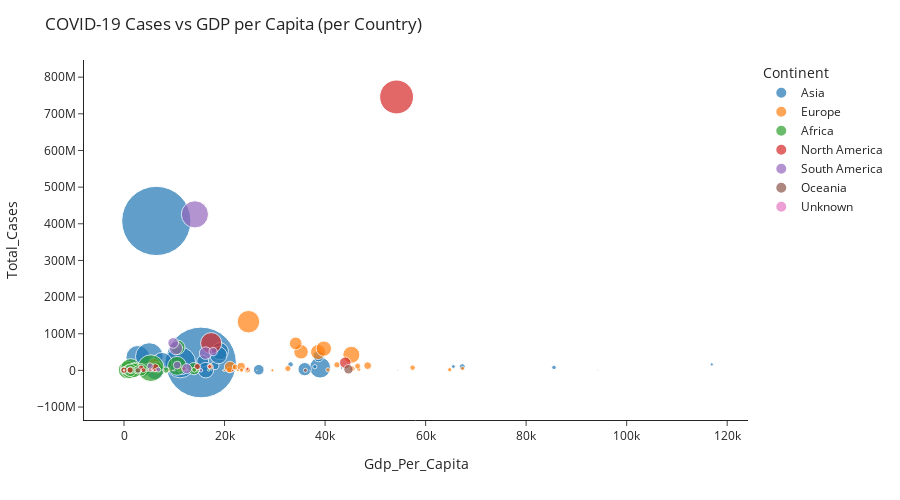

The cell this chart's notebook holds for it:
### Markdown cell above
## Create Scatterplots

### Code cell
fig = px.scatter(df_cov_cont, x="Gdp_Per_Capita", y="Total_Cases", size="Population", hover_name="Country", color='Continent', template='simple_white', size_max=50)
fig.update_layout(
    height=500,
    title_text="COVID-19 Cases vs GDP per Capita (per Country)"
)
fig.show()

### Figure 1 — Plotly figure (JSON) as saved in the notebook; plotly's stock layout.template omitted (floating-point values rounded to 4 significant figures)
{"data": [{"hovertemplate": "<b>%{hovertext}</b><br><br>Continent=Asia<br>Gdp_Per_Capita=%{x}<br>Total_Cases=%{y}<br>Population=%{marker.size}<extra></extra>", "hovertext": ["Afghanistan", "Armenia", "Azerbaijan", "Bahrain", "Bangladesh", "Bhutan", "Brunei", "Cambodia", "China", "Cyprus", "Georgia", "Hong Kong", "India", "Indonesia", "Iran", "Iraq", "Israel", "Japan", "Jordan", "Kazakhstan", "Kuwait", "Kyrgyzstan", "Laos", "Lebanon", "Malaysia", "Maldives", "Mongolia", "Myanmar", "Nepal", "Oman", "Pakistan", "Palestine", "Philippines", "Qatar", "Saudi Arabia", "Singapore", "South Korea", "Sri Lanka", "Syria", "Taiwan", "Tajikistan", "Thailand", "Turkey", "United Arab Emirates", "Uzbekistan", "Vietnam", "Yemen"], "legendgroup": "Asia", "marker": {"color": "#1F77B4", "size": [38928341, 2963234, 10139175, 1701583, 164689383, 771612, 437483, 16718971, 1439323774, 875899, 3989175, 7496988, 1380004385, 273523621, 83992953, 40222503, 8655541, 126476458, 10203140, 18776707, 4270563, 6524191, 7275556, 6825442, 32365998, 540542, 3278292, 54409794, 29136808, 5106622, 220892331, 5101416, 109581085, 2881060, 34813867, 5850343, 51269183, 21413250, 17500657, 23816775, 9537642, 69799978, 84339067, 9890400, 33469199, 97338583, 29825968], "sizemode": "area", "sizeref": 575700.0, "symbol": "circle"}, "mode": "markers", "name": "Asia", "orientation": "v", "showlegend": true, "type": "scatter", "x": [1804.0, 8788.0, 15850.0, 43290.0, 2769.0, 6606.0, 54470.0, 3645.0, 15310.0, 24480.0, 9745.0, 9724.0, 6427.0, 11190.0, 19080.0, 15660.0, 33130.0, 39000.0, 6437.0, 18080.0, 65530.0, 2482.0, 4548.0, 13370.0, 26810.0, 11570.0, 8860.0, 4032.0, 2443.0, 37960.0, 5035.0, 3436.0, 7599.0, 116900.0, 38700.0, 85540.0, 35940.0, 11670.0, 0, 0, 1695.0, 16280.0, 18800.0, 67290.0, 4637.0, 6172.0, 971], "xaxis": "x", "y": [5126433, 5474629, 4236782, 6549995, 35266178, 22847, 30140, 39539, 21632319, 236673, 431689, 0, 407771615, 21570149, 52421884, 25280332, 16202474, 7659484, 716514, 13194863, 10622205, 4287847, 4039, 2220699, 1774181, 844040, 42465, 644209, 5243653, 10060093, 37738077, 3249458, 22409936, 16351440, 38585191, 8191161, 3333075, 446643, 267902, 97074, 1117391, 655703, 41431948, 10247326, 4421215, 122618, 228925], "yaxis": "y"}, {"hovertemplate": "<b>%{hovertext}</b><br><br>Continent=Europe<br>Gdp_Per_Capita=%{x}<br>Total_Cases=%{y}<br>Population=%{marker.size}<extra></extra>", "hovertext": ["Albania", "Andorra", "Austria", "Belarus", "Belgium", "Bosnia and Herzegovina", "Bulgaria", "Croatia", "Czech Republic", "Denmark", "Estonia", "Faeroe Islands", "Finland", "France", "Germany", "Gibraltar", "Greece", "Guernsey", "Hungary", "Iceland", "Ireland", "Isle of Man", "Italy", "Jersey", "Latvia", "Liechtenstein", "Lithuania", "Luxembourg", "Macedonia", "Malta", "Moldova", "Monaco", "Montenegro", "Netherlands", "Norway", "Poland", "Portugal", "Romania", "Russia", "San Marino", "Serbia", "Slovakia", "Slovenia", "Spain", "Sweden", "Switzerland", "Ukraine", "United Kingdom"], "legendgroup": "Europe", "marker": {"color": "#FF7F0E", "size": [2877800, 77265, 9006400, 9449321, 11589616, 3280815, 6948445, 4105268, 10708982, 5792203, 1326539, 48865, 5540718, 65273512, 83783945, 33691, 10423056, 67052, 9660350, 341250, 4937796, 85032, 60461828, 101073, 1886202, 38137, 2722291, 625976, 2083380, 441539, 4033963, 39244, 628062, 17134873, 5421242, 37846605, 10196707, 19237682, 145934460, 33938, 6804596, 5459643, 2078932, 46754783, 10099270, 8654618, 43733759, 67886004], "sizemode": "area", "sizeref": 575700.0, "symbol": "circle"}, "mode": "markers", "name": "Europe", "orientation": "v", "showlegend": true, "type": "scatter", "x": [9033.0, 0, 45440.0, 17170.0, 42370.0, 8885.0, 14140.0, 22670.0, 32610.0, 46680.0, 29480.0, 0, 40590.0, 38610.0, 45230.0, 0, 24570.0, 0, 20950.0, 46480.0, 67340.0, 0, 35220.0, 0, 19950.0, 0, 29520.0, 94280.0, 13110.0, 31920.0, 3954.0, 0, 12060.0, 48470.0, 64800.0, 21110.0, 22140.0, 23310.0, 24770.0, 56860.0, 11330.0, 23390.0, 24350.0, 34160.0, 46470.0, 57410.0, 6042.0, 39750.0], "xaxis": "x", "y": [1071951, 223576, 4909197, 10595186, 15192468, 2200057, 1890380, 1314031, 5213980, 3030088, 445402, 56893, 1458484, 50084335, 42447678, 45340, 1421470, 49814, 1708798, 421210, 5239798, 64935, 50752853, 66777, 255964, 19885, 488057, 1146724, 1724220, 251261, 4632482, 21511, 675912, 13026629, 1985889, 9239657, 9266263, 10672859, 132888951, 134994, 3984174, 798665, 547075, 73717676, 11910109, 7552067, 15805665, 59475032], "yaxis": "y"}, {"hovertemplate": "<b>%{hovertext}</b><br><br>Continent=Africa<br>Gdp_Per_Capita=%{x}<br>Total_Cases=%{y}<br>Population=%{marker.size}<extra></extra>", "hovertext": ["Algeria", "Angola", "Benin", "Botswana", "Burkina Faso", "Burundi", "Cameroon", "Cape Verde", "Central African Republic", "Chad", "Comoros", "Congo", "Cote d'Ivoire", "Democratic Republic of Congo", "Djibouti", "Egypt", "Equatorial Guinea", "Eritrea", "Ethiopia", "Gabon", "Gambia", "Ghana", "Guinea", "Guinea-Bissau", "Kenya", "Lesotho", "Liberia", "Libya", "Madagascar", "Malawi", "Mali", "Mauritania", "Mauritius", "Morocco", "Mozambique", "Namibia", "Niger", "Nigeria", "Rwanda", "Sao Tome and Principe", "Senegal", "Seychelles", "Sierra Leone", "Somalia", "South Africa", "South Sudan", "Sudan", "Swaziland", "Tanzania", "Togo", "Tunisia", "Uganda", "Zambia", "Zimbabwe"], "legendgroup": "Africa", "marker": {"color": "#2CA02C", "size": [43851043, 32866268, 12123198, 2351625, 20903278, 11890781, 26545864, 555988, 4829764, 16425859, 869595, 5518092, 26378275, 89561404, 988002, 102334403, 1402985, 3546427, 114963583, 2225728, 2416664, 31072945, 13132792, 1967998, 53771300, 2142252, 5057677, 6871287, 27691019, 19129955, 20250834, 4649660, 1271767, 36910558, 31255435, 2540916, 24206636, 206139587, 12952209, 219161, 16743930, 98340, 7976985, 15893219, 59308690, 11193729, 43849269, 1160164, 59734213, 8278737, 11818618, 45741000, 18383956, 14862927], "sizemode": "area", "sizeref": 575700.0, "symbol": "circle"}, "mode": "markers", "name": "Africa", "orientation": "v", "showlegend": true, "type": "scatter", "x": [13910.0, 4196.0, 1524.0, 10860.0, 1280.0, 482.5, 2552.0, 4508.0, 490.3, 1287.0, 822.4, 3620.0, 2695.0, 607.5, 1978.0, 10550.0, 16840.0, 1089.0, 1300.0, 12390.0, 1147.0, 3164.0, 1489, 1090.0, 2321.0, 1532.0, 555.6, 13990.0, 1026.0, 763.5, 1425.0, 2680.0, 14770.0, 6518.0, 815.4, 7108.0, 670.9, 5338.0, 1381.0, 2014.0, 1975.0, 19650.0, 955.2, 0, 10710.0, 1052.0, 3342.0, 5765.0, 1981.0, 1119.0, 8340.0, 1224.0, 2698.0, 1376.0], "xaxis": "x", "y": [4893999, 304005, 245893, 205758, 231452, 49745, 2476502, 463888, 593048, 154173, 52437, 473368, 2132883, 1271391, 781771, 12422845, 557355, 40026, 4876417, 1031803, 229521, 4900649, 1195836, 306564, 3277734, 107948, 159880, 1817274, 1443321, 536447, 390637, 799222, 69524, 7839270, 510578, 681299, 199978, 6107371, 388775, 121909, 1586747, 14701, 268396, 491145, 63027659, 333500, 1663545, 444238, 91526, 169903, 1000626, 448728, 1129913, 593699], "yaxis": "y"}, {"hovertemplate": "<b>%{hovertext}</b><br><br>Continent=North America<br>Gdp_Per_Capita=%{x}<br>Total_Cases=%{y}<br>Population=%{marker.size}<extra></extra>", "hovertext": ["Anguilla", "Antigua and Barbuda", "Aruba", "Bahamas", "Barbados", "Belize", "Bermuda", "Bonaire Sint Eustatius and Saba", "British Virgin Islands", "Canada", "Cayman Islands", "Costa Rica", "Cuba", "Curacao", "Dominica", "Dominican Republic", "El Salvador", "Greenland", "Grenada", "Guatemala", "Haiti", "Honduras", "Jamaica", "Mexico", "Montserrat", "Nicaragua", "Panama", "Puerto Rico", "Saint Kitts and Nevis", "Saint Lucia", "Saint Vincent and the Grenadines", "Trinidad and Tobago", "Turks and Caicos Islands", "United States", "United States Virgin Islands"], "legendgroup": "North America", "marker": {"color": "#D62728", "size": [15002, 97928, 106766, 393248, 287371, 397621, 62273, 26221, 30237, 37742157, 65720, 5094114, 11326616, 164100, 71991, 10847904, 6486201, 56772, 112519, 17915567, 11402533, 9904608, 2961161, 128932753, 4999, 6624554, 4314768, 2860840, 53192, 183629, 110947, 1399491, 38718, 331002647, 104423], "sizemode": "area", "sizeref": 575700.0, "symbol": "circle"}, "mode": "markers", "name": "North America", "orientation": "v", "showlegend": true, "type": "scatter", "x": [0, 15640.0, 26430.0, 20360.0, 12470.0, 5589.0, 36880.0, 0, 0, 44020.0, 36320.0, 11930.0, 0, 0, 6942.0, 14600.0, 5333.0, 0, 9756.0, 6212.0, 1203.0, 3399.0, 6159.0, 17340.0, 0, 3892.0, 17040.0, 24560.0, 17440.0, 9648.0, 7881.0, 21620.0, 0, 54230.0, 0], "xaxis": "x", "y": [614, 12619, 215110, 237908, 24998, 106383, 28876, 5080, 4605, 20902374, 33173, 4631835, 581546, 19777, 3977, 10649646, 2573206, 2678, 4470, 7644426, 1023155, 6545499, 370890, 74347548, 2383, 524410, 10371724, 3586463, 3246, 4450, 7824, 225550, 44432, 746014098, 98536], "yaxis": "y"}, {"hovertemplate": "<b>%{hovertext}</b><br><br>Continent=South America<br>Gdp_Per_Capita=%{x}<br>Total_Cases=%{y}<br>Population=%{marker.size}<extra></extra>", "hovertext": ["Argentina", "Bolivia", "Brazil", "Chile", "Colombia", "Ecuador", "Falkland Islands", "Guyana", "Paraguay", "Peru", "Suriname", "Uruguay", "Venezuela"], "legendgroup": "South America", "marker": {"color": "#9467BD", "size": [45195777, 11673029, 212559409, 19116209, 50882884, 17643060, 3483, 786559, 7132530, 32971846, 586634, 3473727, 28435943], "sizemode": "area", "sizeref": 575700.0, "symbol": "circle"}, "mode": "markers", "name": "South America", "orientation": "v", "showlegend": true, "type": "scatter", "x": [16230.0, 5200.0, 14100.0, 17730.0, 10320.0, 10580.0, 0, 5538.0, 6815.0, 9781.0, 10020.0, 15310.0, 12470.0], "xaxis": "x", "y": [47155234, 11858838, 425704517, 51268034, 60543682, 14408757, 2467, 166917, 2265640, 74882695, 358632, 239884, 4839834], "yaxis": "y"}, {"hovertemplate": "<b>%{hovertext}</b><br><br>Continent=Oceania<br>Gdp_Per_Capita=%{x}<br>Total_Cases=%{y}<br>Population=%{marker.size}<extra></extra>", "hovertext": ["Australia", "Fiji", "French Polynesia", "Guam", "New Caledonia", "New Zealand", "Northern Mariana Islands", "Papua New Guinea", "Solomon Islands"], "legendgroup": "Oceania", "marker": {"color": "#8C564B", "size": [25499881, 896444, 280904, 168783, 285491, 4822233, 57557, 8947027, 686878], "sizemode": "area", "sizeref": 575700.0, "symbol": "circle"}, "mode": "markers", "name": "Oceania", "orientation": "v", "showlegend": true, "type": "scatter", "x": [44650.0, 7815.0, 0, 0, 0, 36090.0, 0, 2770.0, 30.01], "xaxis": "x", "y": [3012377, 4742, 95388, 160975, 4495, 253203, 7784, 35966, 11], "yaxis": "y"}, {"hovertemplate": "<b>%{hovertext}</b><br><br>Continent=Unknown<br>Gdp_Per_Capita=%{x}<br>Total_Cases=%{y}<br>Population=%{marker.size}<extra></extra>", "hovertext": ["Sint Maarten (Dutch part)", "Timor", "Vatican"], "legendgroup": "Unknown", "marker": {"color": "#E377C2", "size": [42882, 1318442, 809], "sizemode": "area", "sizeref": 575700.0, "symbol": "circle"}, "mode": "markers", "name": "Unknown", "orientation": "v", "showlegend": true, "type": "scatter", "x": [27930.0, 4738.0, 0], "xaxis": "x", "y": [48026, 4697, 2415], "yaxis": "y"}], "layout": {"height": 500, "legend": {"itemsizing": "constant", "title": {"text": "Continent"}, "tracegroupgap": 0}, "margin": {"t": 60}, "title": {"text": "COVID-19 Cases vs GDP per Capita (per Country)"}, "xaxis": {"anchor": "y", "domain": [0, 1], "title": {"text": "Gdp_Per_Capita"}}, "yaxis": {"anchor": "x", "domain": [0, 1], "title": {"text": "Total_Cases"}}}}
